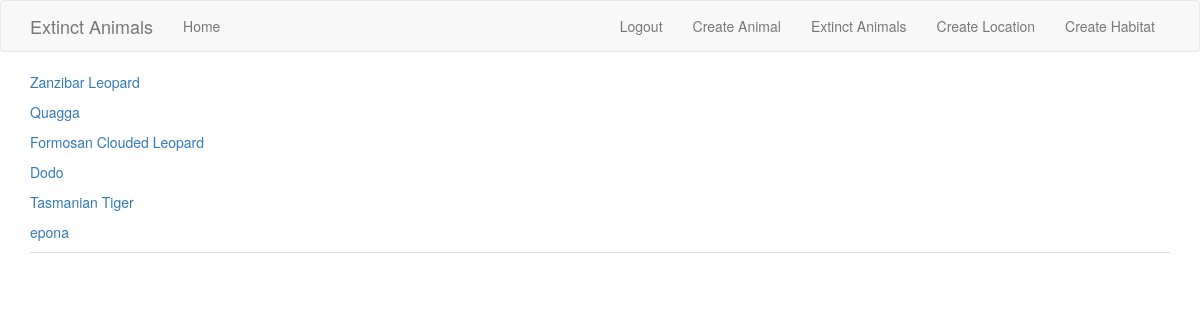
The page /animals (signed in) on the database as committed earlier.
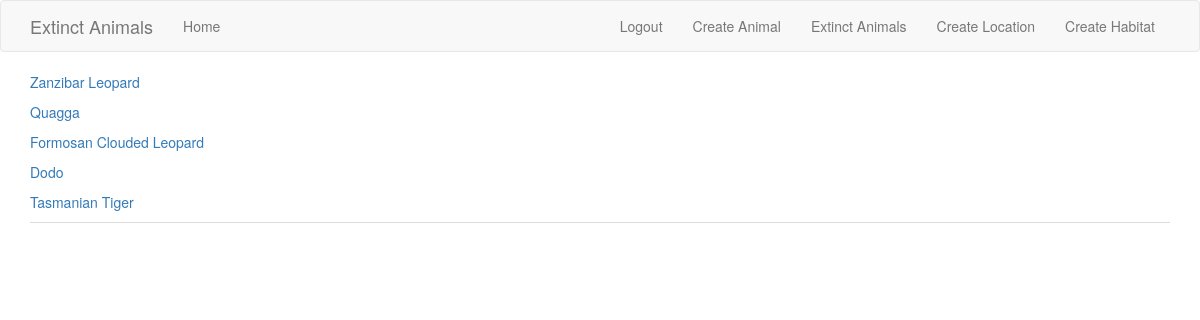
The same page on the database as committed later.
### app/models.py (models this page shows, shortened)
class Animal(db.Model):
    id = db.Column(db.Integer, primary_key=True)
    name = db.Column(db.String(64), index=True, unique=True)
    bio = db.Column(db.String(120), index=True, unique=True)
    extinction = db.Column(db.String(120), index=True, unique=True)
    year = db.Column(db.Integer)
    children = db.relationship("AnimalToHabitat", back_populates="parent")

### app/routes.py (the view)
@app.route('/animals', methods=['GET', 'POST'])
@login_required
def animals():
    animals = {'username': 'sonya'}
    all_animals = Animal.query.all()
    a1=Animal.query.get(1)
    i=1
    posts = list()
    for a in all_animals:
        posts.append({ 'animals': {'username': a}
                      })
    return render_template('animals.html', title='Artist Page', animals=all_animals, posts=posts, a1=a1)

### app/models.py (called while the page is built)
@login.user_loader
def load_user(id):
    return User.query.get(int(id))

### app/Templates/animals.html
<!DOCTYPE html>
<html lang="en">
{% extends "base.html" %}
{% block app_content %}
<table class="table table-hover">
    <td width="70px"></td>
    {% for post in posts  %}
        <t>
        <div><p><a href="{{url_for('animal',name=post.animals.username.name)}}">{{post.animals.username.name}}</a></p></div>
        </t>
    {% endfor %}
</table>
{% endblock %}

### app/Templates/base.html (shortened to what this page needs)
{% extends 'bootstrap/base.html' %}
    {% block navbar %}
        <nav class="navbar navbar-default">
            <div class="container">
                <div class="navbar-header">
                    <a class="navbar-brand" href="{{ url_for('index') }}">Extinct Animals</a>
                </div>
                <div class="collapse navbar-collapse" id="bs-example-navbar-collapse-1">
                    <ul class="nav navbar-nav">
                        <li><a href="{{ url_for('index') }}">Home</a></li>
                    </ul>
                    <ul class="nav navbar-nav navbar-right">
                    {% if current_user.is_anonymous %}
                        <li><a href="{{ url_for('login') }}">Login</a></li>
                    {% else %}
                        <li><a href="{{ url_for('logout') }}">Logout</a></li>
                        <li><a href="{{ url_for('create') }}">Create Animal</a></li>
                        <li><a href="{{ url_for('animals') }}">Extinct Animals</a></li>
                        <li><a href="{{ url_for('create_location')}}">Create Location</a></li>
                        <li><a href="{{ url_for('create_habitat')}}">Create Habitat</a></li>
                    {% endif %}
                    </ul>
                </div>
            </div>
        </nav>
        {% endblock %}
        {% block content %}
            <div class="container">
                {% block app_content %}{% endblock %}
            </div>
        {% endblock %}

Rows that differ between the two databases and show on the page:
removed Animal: animals.username.name "epona"
